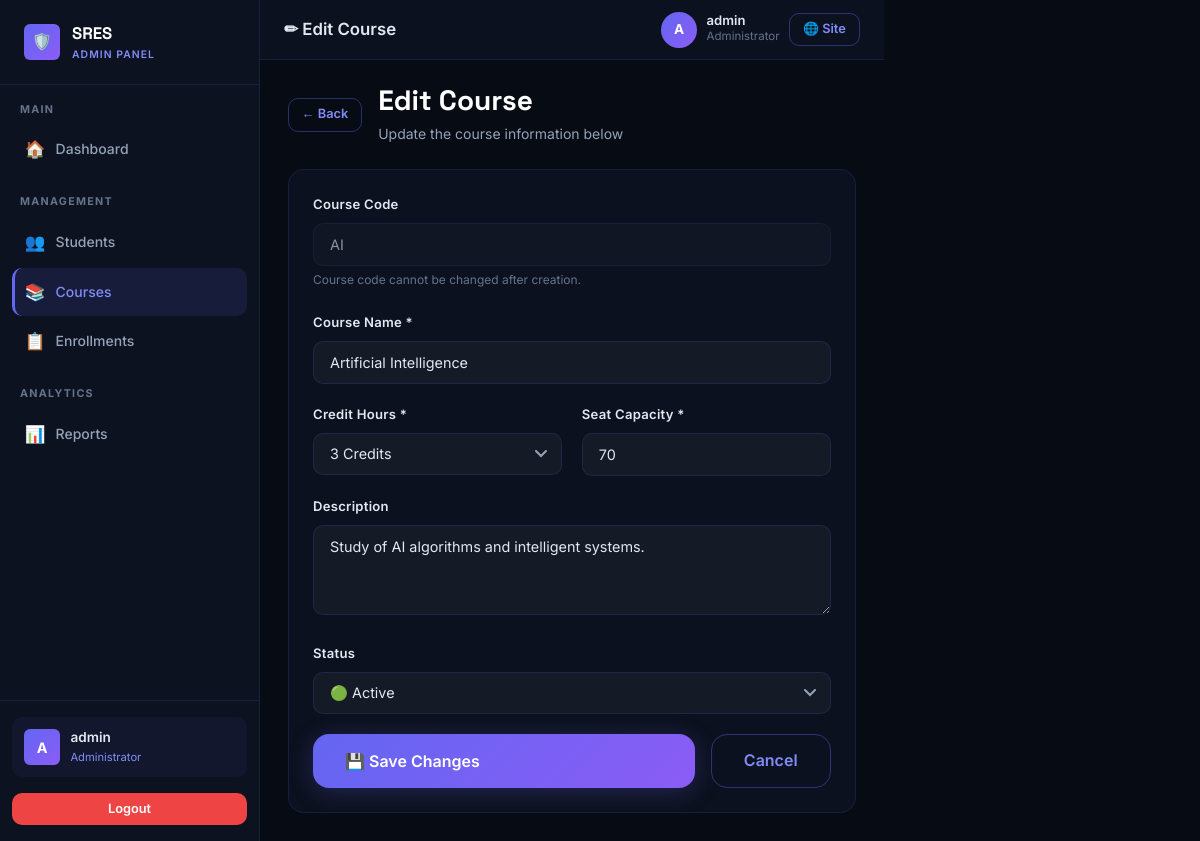
Page /admin/courses/1/edit (signed in) on the committed database.
### tables this page shows
CREATE TABLE courses (
            id             INTEGER PRIMARY KEY AUTOINCREMENT,
            course_code    TEXT    UNIQUE NOT NULL,
            course_name    TEXT    NOT NULL,
            credits        INTEGER NOT NULL,
            capacity       INTEGER DEFAULT 30,
            enrolled_count INTEGER DEFAULT 0,
            description    TEXT,
            status         TEXT DEFAULT 'active'
        );

### app.py (the view, shortened to what this page needs)
@app.route('/admin/courses/<int:cid>/edit', methods=['GET', 'POST'])
@admin_required
def admin_edit_course(cid):
    conn = get_db()
    cur  = conn.cursor()
    cur.execute('SELECT * FROM courses WHERE id=?', (cid,))
    row = cur.fetchone()
    conn.close()
    if not row:
        flash('Course not found.', 'error')
        return redirect(url_for('admin_courses'))
    course = dict(row)
    return render_template('admin/course_form.html', action='Edit', course=course)

### app.py (called while the page is built)
def get_db():
    conn = sqlite3.connect(DATABASE)
    conn.row_factory = sqlite3.Row
    return conn

def admin_required(f):
    @wraps(f)
    def decorated(*args, **kwargs):
        if 'admin_id' not in session:
            flash('Admin access required.', 'error')
            return redirect(url_for('admin_login'))
        return f(*args, **kwargs)
    return decorated

### templates/admin/course_form.html (shortened to what this page needs)
{% extends "admin/base.html" %}
{% block topbar_title %}{% if action=='Add' %}➕ Add New Course{% else %}✏ Edit Course{% endif %}{% endblock %}
{% block content %}
<div class="page-header animate-in">
  <div style="display:flex;align-items:center;gap:1rem;">
    <a href="{{ url_for('admin_courses') }}" class="btn btn-secondary btn-sm">← Back</a>
    <div>
      <h2 class="page-title">{{ action }} Course</h2>
      <p class="page-subtitle">{% if action=='Add' %}Fill in the details to add a new course{% else %}Update the course information below{% endif %}</p>
    </div>
  </div>
</div>
<div style="max-width:680px;">
  <div class="card">
    <form method="POST">
      {% if action == 'Add' %}
      <div class="form-group">
        <label class="form-label" for="course_code">Course Code *</label>
        <input id="course_code" type="text" name="course_code" class="form-control"
               placeholder="e.g. AI, ML, CS101"
               value="{{ course.get('course_code', '') }}"
               required style="text-transform:uppercase;" maxlength="10">
        <small style="color:var(--text-muted);font-size:.75rem;">Short unique identifier — displayed in uppercase.</small>
      </div>
      {% else %}
      <div class="form-group">
        <label class="form-label">Course Code</label>
        <input type="text" class="form-control"
               value="{{ course.get('course_code', '') }}"
               disabled style="opacity:.6;cursor:not-allowed;">
        <small style="color:var(--text-muted);font-size:.75rem;">Course code cannot be changed after creation.</small>
      </div>
      {% endif %}
      <div class="form-group">
        <label class="form-label" for="course_name">Course Name *</label>
        <input id="course_name" type="text" name="course_name" class="form-control"
               placeholder="e.g. Artificial Intelligence"
               value="{{ course.get('course_name', '') }}"
               required>
      </div>
      <div class="form-row">
        <div class="form-group">
          <label class="form-label" for="credits">Credit Hours *</label>
          <select id="credits" name="credits" class="form-control" required>
            {% for cr in [1, 2, 3, 4, 5] %}
            <option value="{{ cr }}"
              {% if course.get('credits', 3)|int == cr %}selected{% endif %}>
              {{ cr }} Credit{{ 's' if cr > 1 else '' }}
            </option>
            {% endfor %}
          </select>
        </div>
        <div class="form-group">
          <label class="form-label" for="capacity">Seat Capacity *</label>
          <input id="capacity" type="number" name="capacity" class="form-control"
                 min="1" max="500"
                 value="{{ course.get('capacity', 70) }}" required>
        </div>
      </div>
      <div class="form-group">
        <label class="form-label" for="description">Description</label>
        <textarea id="description" name="description" class="form-control"
                  placeholder="Brief description of the course content and objectives…">{{ course.get('description', '') }}</textarea>
      </div>
      <div class="form-group">
        <label class="form-label" for="status">Status</label>
        <select id="status" name="status" class="form-control">
          <option value="active"
            {% if course.get('status', 'active') == 'active' %}selected{% endif %}>🟢 Active</option>
        </select>
      </div>
      <div style="display:flex;gap:1rem;margin-top:1rem;">
        <button type="submit" class="btn btn-primary btn-lg" style="flex:1;">
          {% if action=='Add' %}➕ Add Course{% else %}💾 Save Changes{% endif %}
        </button>
        <a href="{{ url_for('admin_courses') }}" class="btn btn-secondary btn-lg">Cancel</a>
      </div>
    </form>
  </div>
</div>
{% endblock %}

### static/css/style.css (style rules this page uses)
:root { --bg-primary: #070b14; --bg-secondary: #0d1220; --bg-tertiary: #151c2e; --bg-card: rgba(13, 18, 32, 0.97); --border: rgba(99, 102, 241, 0.15); --border-hover: rgba(99, 102, 241, 0.40); --primary: #6366f1; --primary-light: #818cf8; --primary-dark: #4f46e5; --secondary: #8b5cf6; --accent: #06b6d4; --success: #10b981; --success-bg: rgba(16, 185, 129, 0.10); --warning: #f59e0b; --warning-bg: rgba(245, 158, 11, 0.10); --danger: #ef4444; --danger-bg: rgba(239, 68, 68, 0.10); --info: #3b82f6; --info-bg: rgba(59, 130, 246, 0.10); --text-primary: #e2e8f0; --text-secondary: #94a3b8; --text-muted: #64748b; --text-white: #ffffff; --grad-primary: linear-gradient(135deg, #6366f1, #8b5cf6); --grad-accent: linear-gradient(135deg, #06b6d4, #6366f1); --grad-success: linear-gradient(135deg, #10b981, #059669); --grad-bg: linear-gradient(135deg, #070b14 0%, #0d1220 50%, #151c2e 100%); --radius-sm: 6px; --radius-md: 10px; --radius-lg: 16px; --radius-xl: 24px; --radius-full: 9999px; --shadow-sm: 0 1px 4px rgba(0, 0, 0, 0.4); --shadow-md: 0 4px 16px rgba(0, 0, 0, 0.45); --shadow-lg: 0 8px 32px rgba(0, 0, 0, 0.55); --shadow-prim: 0 4px 24px rgba(99, 102, 241, 0.25); --transition: all 0.2s ease; --transition-slow: all 0.35s ease; --sidebar-w: 260px; --nav-h: 64px; }
*, *::before, *::after { box-sizing: border-box; margin: 0; padding: 0 }
html { scroll-behavior: smooth }
body { font-family: 'Inter', sans-serif; background: var(--bg-primary); color: var(--text-primary); min-height: 100vh; line-height: 1.6; -webkit-font-smoothing: antialiased }
a { color: var(--primary-light); text-decoration: none; transition: var(--transition) }
h1, h2, h3, h4, h5, h6 { font-family: 'Space Grotesk', sans-serif; font-weight: 700; line-height: 1.2; color: var(--text-white) }
h2 { font-size: 2rem }
p { color: var(--text-secondary); line-height: 1.7 }
.btn { display: inline-flex; align-items: center; gap: .5rem; padding: .6rem 1.25rem; border: none; border-radius: var(--radius-md); font-family: 'Inter', sans-serif; font-size: .875rem; font-weight: 600; cursor: pointer; transition: var(--transition); text-decoration: none; white-space: nowrap }
.btn-primary { background: var(--grad-primary); color: #fff; box-shadow: var(--shadow-prim) }
.btn-secondary { background: transparent; color: var(--primary-light); border: 1px solid var(--border-hover) }
.btn-sm { padding: .35rem .8rem; font-size: .8rem }
.btn-lg { padding: .85rem 2rem; font-size: 1rem; border-radius: var(--radius-lg) }
.card { background: var(--bg-card); border: 1px solid var(--border); border-radius: var(--radius-lg); padding: 1.5rem; transition: var(--transition-slow); position: relative; overflow: hidden }
.card::before { content: ''; position: absolute; top: 0; left: 0; right: 0; height: 1px; background: var(--grad-primary); opacity: 0; transition: var(--transition) }
.form-group { margin-bottom: 1.25rem }
.form-label { display: block; font-size: .82rem; font-weight: 600; color: var(--text-primary); margin-bottom: .5rem; letter-spacing: .02em }
.form-control { width: 100%; padding: .75rem 1rem; background: rgba(255, 255, 255, .04); border: 1px solid var(--border); border-radius: var(--radius-md); color: var(--text-primary); font-family: 'Inter', sans-serif; font-size: .9rem; transition: var(--transition); outline: none }
.form-control::placeholder { color: var(--text-muted) }
.form-control option { background: var(--bg-secondary); color: var(--text-primary) }
select.form-control { cursor: pointer; appearance: none; background-repeat: no-repeat; background-position: right 14px center; padding-right: 2.5rem }
textarea.form-control { resize: vertical; min-height: 90px }
.form-row { display: grid; grid-template-columns: repeat(2, 1fr); gap: 1.25rem }
.page-header { margin-bottom: 1.5rem }
.page-title { font-size: 1.75rem; font-weight: 700; color: var(--text-white); margin-bottom: .25rem }
.page-subtitle { color: var(--text-secondary); font-size: .875rem }
.animate-in { animation: fadeInUp .4s ease both }

### rows in the picture
courses: get "AI", course_name "Artificial Intelligence", description "Study of AI algorithms and intelligent systems.", status "🟢 Active"

### other values in the picture
{{ session.admin_username[0].upper() if session.admin_username else 'A' }} "A"
{{ session.admin_username }} "admin"
{{ action }} "Edit"
form field credits "3 Credits"
